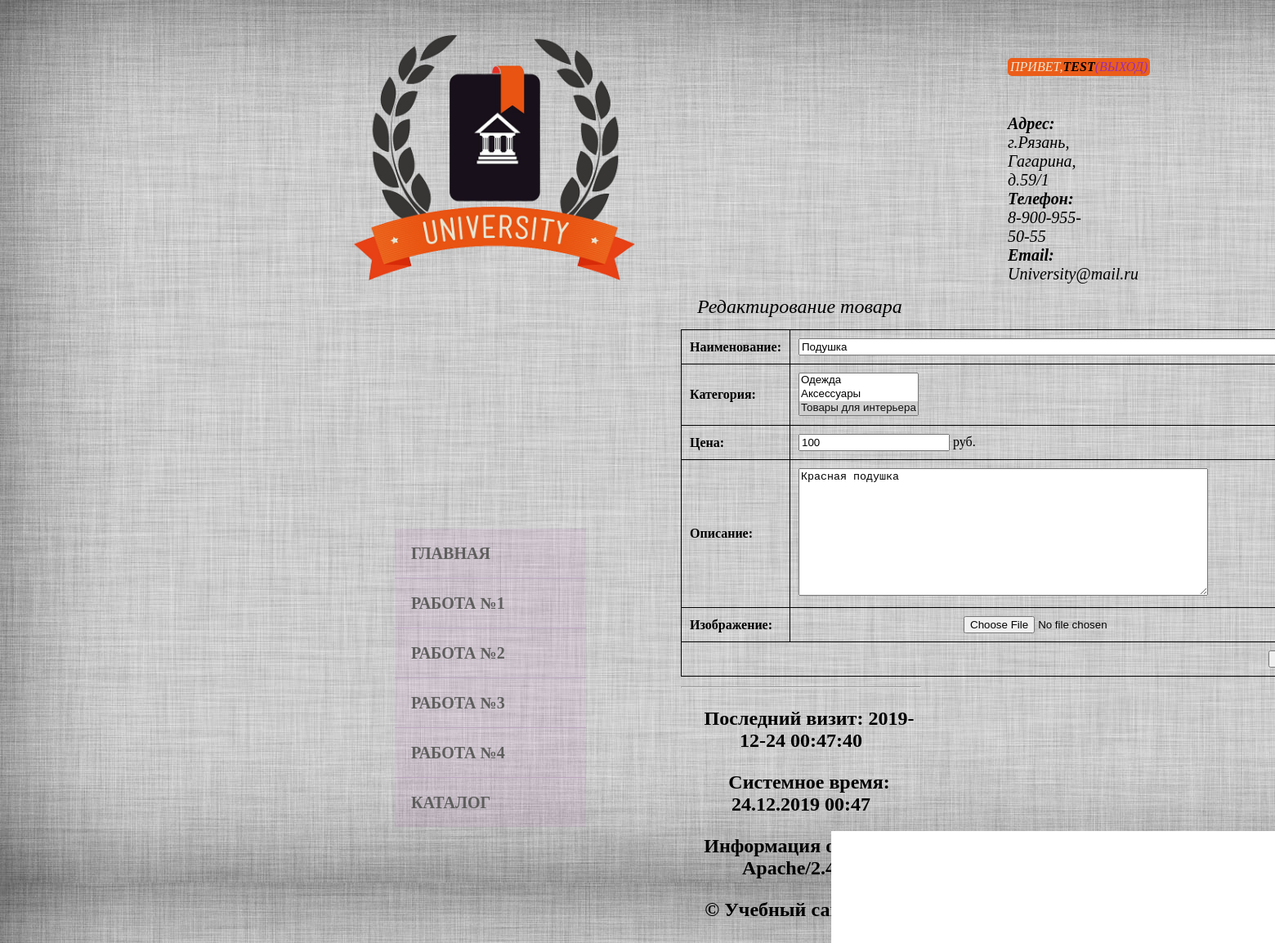
Screenshot of /index.php?page=edit&id=10 (signed in) with the database file from the repository.
### tables this page shows
CREATE TABLE `items` (
  `id` int(12) NOT NULL,
  `name` varchar(70) NOT NULL,
  `category` varchar(25) NOT NULL,
  `price` float NOT NULL,
  `description` varchar(200) NOT NULL,
  `image` varchar(40) NOT NULL
);

### edit.php (the view, shortened to what this page needs)
<?php
	$id = clearData($_GET['id']);
	$row = getRecords("SELECT * FROM items WHERE id = '$id'");
?>
<div class="index-text-1">Редактирование товара</div>
<div class="article">
	<form method='POST' action='index.php?page=edit&id=<?php echo $id; ?>' ENCTYPE='multipart/form-data'>
		<table style="text-align:left;" class="content">
			<tr>
				<th>Наименование:</th>
				<td><input type='text' name='name' value='<?=$row[0]['name']?>' size="79" required></td>
			</tr>
			<tr>
				<th>Категория:</th>
				<td>
					<select size="3" name="category">
						<option value="Одежда" <?php if ($row[0]['category'] == "Одежда") echo "selected" ?>>Одежда</option>
						<option value="Аксессуары" <?php if ($row[0]['category'] == "Аксессуары") echo "selected" ?>>Аксессуары</option>
						<option value="Товары для интерьера" <?php if ($row[0]['category'] == "Товары для интерьера") echo "selected" ?>>Товары для интерьера</option>
					</select>
				</td>
			</tr>
			<tr>
				<th>Цена:</th>
				<td><input type='number' name='price'  min="0" step="0.01" value='<?=$row[0]['price']?>' required>&nbsp;руб.</td>
			</tr>
			<tr>
				<th>Описание:</th>
				<td><textarea name='description' rows='10' cols='60' required><?=$row[0]['description']?></textarea>
			</tr>
			<tr>
				<th>Изображение:</th>
				<td align="center"><input type="file" name="img" accept="image/jpeg"></td>
			</tr>
			<rt>
				<td colspan="2" align="right"><input type="submit" value="Сохранить" name="edit"></td>
		</table>
	</form>
</div>

### style.css (style rules this page uses)
body { background: url(images/background.jpg); color: # }
.index-text-1 { margin: 10px 400px 0 800px; font-size: 18pt; color: 36, 30, 9, 0.95; text-indent: 20px; font-style: oblique; line-height: 1.5 ; }
.article { margin: 10px 400px 0 800px; font-size: 12pt; }
.content { margin: 0 0 0 0; padding-top: 4%; }
.content td,th { padding:10px 10px 10px 10px; }
body { padding: 25px; }
table { border-collapse: collapse; }
tr { height: 25px; }
td, th { border: 1px solid #000; width: 20px; }

### rows the page displays
items: name "Подушка", category "Одежда / Аксессуары / Товары для интерьера ☑", price "100", description "Красная подушка"

### other values shown
$_SESSION['login'] "TEST"
$link "ГЛАВНАЯ"
$link "РАБОТА №1"
$link "РАБОТА №2"
$link "РАБОТА №3"
$link "РАБОТА №4"
$link "КАТАЛОГ"
$lastVisit "2019-12-24 00:47:40"
$_SERVER['SERVER_SOFTWARE'] "Apache/2.4.58"
